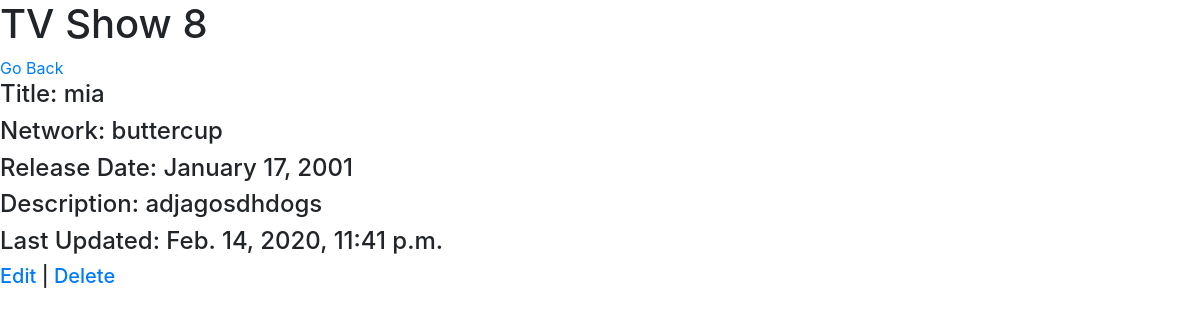
/shows/8, run on the app's committed database.
### tv_shows/models.py (models this page shows, shortened)
class Show(models.Model):
    title = models.CharField(max_length = 255)
    network = models.CharField(max_length = 255)
    release_date = models.DateTimeField()
    desc = models.TextField()
    created_at = models.DateTimeField(auto_now_add = True)
    updated_at = models.DateTimeField(auto_now = True)
    objects = ShowManager()
    def releasedate(self):
        return self.release_date.strftime('%B %d'+','+' %Y')

### tv_shows/views.py (the view)
# urls.py: path('shows/<int:show_id>', views.display_one),
def display_one(request, show_id):
    context = {
        "show": Show.objects.get(id = show_id)
    }
    return render(request, 'read_one.html', context)

### tv_shows/templates/read_one.html (shortened to what this page needs)
<!DOCTYPE html>
<html lang="en">
<head>
    <link rel="stylesheet" href="https://stackpath.bootstrapcdn.com/bootstrap/4.4.1/css/bootstrap.min.css">
</head>
<body>
    <h1>TV Show {{show.id}}</h1>
    <a href="/shows">Go Back</a>
    <h4>Title: {{show.title}}</h4>
    <h4>Network: {{show.network}}</h4>
    <h4>Release Date: {{show.releasedate}}</h4>
    <h4>Description: {{show.desc}}</h4>
    <h4>Last Updated: {{show.updated_at}}</h4>
    <h5><a href="/shows/{{show.id}}/edit">Edit</a> | <a href="/shows/destroy/{{show.id}}">Delete</a></h5>
</body>
</html>

### data on the page
Show: id "8", title "mia", network "buttercup", releasedate "January 17, 2001", desc "adjagosdhdogs", updated_at "Feb. 14, 2020, 11:41 p.m."
